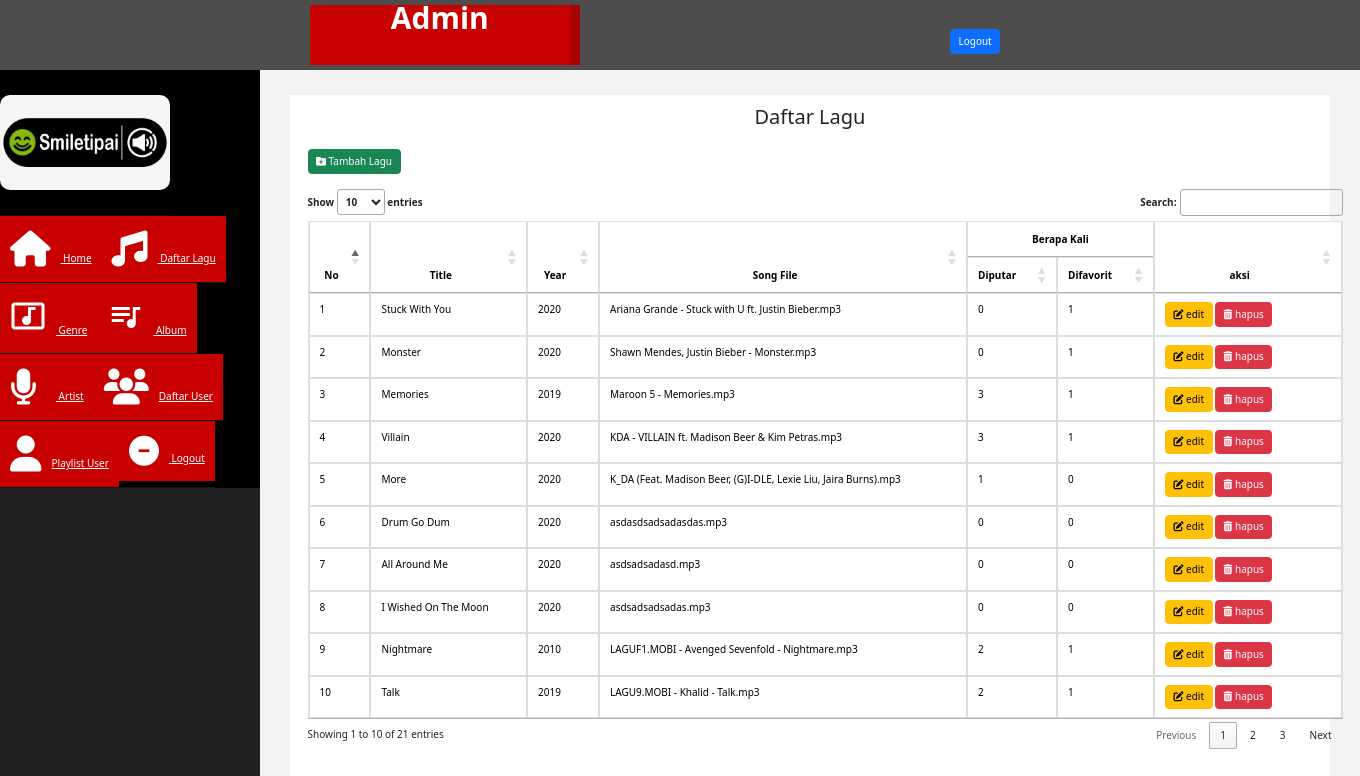
The app's page /admin/index.php?halaman=daftar_lagu (signed in) with its own data.
### tables this page shows
CREATE TABLE `song` (
  `id_song` int(3) NOT NULL,
  `title` varchar(220) NOT NULL,
  `year` int(4) NOT NULL,
  `song_file` varchar(200) NOT NULL,
  `played` int(6) NOT NULL DEFAULT 0
);

### admin/daftar_lagu.php (the view, shortened to what this page needs)
	<!DOCTYPE html>
<html lang="en">
<head>
    <link href="css/bootstrap.min.css" rel="stylesheet">
    <link href="https://cdn.datatables.net/1.10.22/css/jquery.dataTables.min.css" rel="stylesheet">
</head>
<body>
    <h2 align="center">Daftar Lagu</h2>
    <br>
	<div style="width: 1050px" class="container">
    <table id="example" class="table table-bordered">
	<a href="index.php?halaman=tambahlagu" id="right" class="btn btn-success"><i class='fas fa-folder-plus'></i> Tambah Lagu</a>
	<br><br>
	<thead>
		<tr>
			<th class="atas" style="text-align: center;" rowspan="2">No</th>
			<th class="atas" style="text-align: center;" rowspan="2">Title</th>
			<th class="atas" style="text-align: center;" rowspan="2">Year</th>
			<th class="atas" style="text-align: center;" rowspan="2">Song File</th>
			<th style="text-align: center;" colspan="2">Berapa Kali</th>
			<th  class="atas"style="text-align: center;" rowspan="2" width="150px;">aksi</th>
		</tr>
		<tr>
			<th>Diputar</th>
			<th>Difavorit</th>
		</tr>
	</thead>
    <tbody>
    	<?php $nomor=1; ?>
    	<?php $ambil=$koneksi->query("SELECT * FROM song"); ?>
    	<?php
    		while ($pecah=$ambil->fetch_assoc()){
    			$countfav = $koneksi->query("SELECT id_user_fav_song FROM user_fav_song WHERE id_song = '$pecah[id_song]'");
    	?>
		<tr>
			<td><?php echo $nomor; ?></td>
			<td><?php echo $pecah['title']; ?></td>
			<td><?php echo $pecah['year']; ?></td>
			<td><?php echo $pecah['song_file']; ?></td>
			<td><?= number_format($pecah['played']) ?></td>
			<td><?= number_format($countfav->num_rows) ?></td>
			<td>
			<a href="index.php?halaman=editlagu&id_song=<?= $pecah['id_song'] ?>" class="btn btn-warning"><i class='fas fa-edit' ></i> edit</a>
			<a onclick="return confirm('Yakin ingin hapus lagu?')" href="index.php?halaman=hapuslagu&id_song=<?= $pecah['id_song'] ?>" class="btn-danger btn"><i class='fas fa-trash-alt'></i> hapus</a>
			</td>
		</tr>
		 <?php $nomor++; ?>
    <?php
    }
    ?>
	</tbody>
</table>
</body>
</html>

### admin/assets/css/custom.css (style rules this page uses)
body { font-family: 'Open Sans', sans-serif; }
h2 { color: #f00; }

### admin/daftar_lagu.php (style rules this page uses)
.atas { margin-top: -60px; }

### records on screen
song: title "Stuck With You", year "2020", song_file "Ariana Grande - Stuck with U ft. Justin Bieber.mp3", played "0", id_song "1"
song: title "Monster", year "2020", song_file "Shawn Mendes, Justin Bieber - Monster.mp3", played "0"
song: title "Memories", year "2019", song_file "Maroon 5 - Memories.mp3", played "3"
song: title "Villain", year "2020", song_file "KDA - VILLAIN ft. Madison Beer & Kim Petras.mp3", played "3"
song: title "More", year "2020", song_file "K_DA (Feat. Madison Beer, (G)I-DLE, Lexie Liu, Jaira Burns).mp3", played "1"
song: title "Drum Go Dum", year "2020", song_file "asdasdsadsadasdas.mp3", played "0", num_rows "0"
song: title "All Around Me", year "2020", song_file "asdsadsadasd.mp3", played "0", num_rows "0"
song: title "I Wished On The Moon", year "2020", song_file "asdsadsadsadas.mp3", played "0", num_rows "0"
song: title "Nightmare", year "2010", song_file "LAGUF1.MOBI - Avenged Sevenfold - Nightmare.mp3", played "2"
song: title "Talk", year "2019", song_file "LAGU9.MOBI - Khalid - Talk.mp3", played "2"
